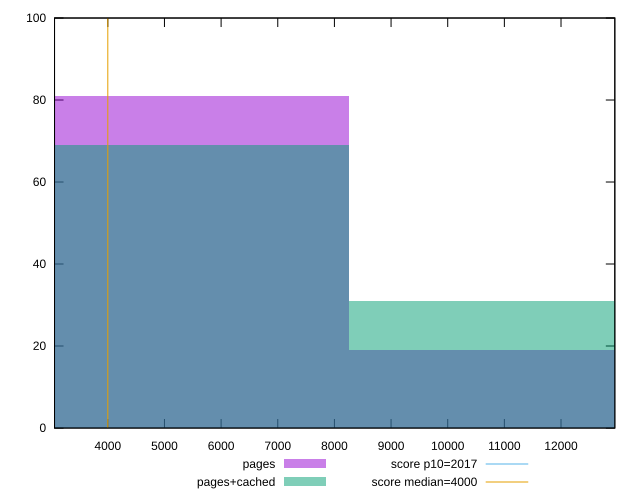

Write the gnuplot code that produced this figure.
reset

$pages <<EOF
5501.732152893593 81
11003.464305787185 19
EOF

$pagesCached <<EOF
5501.732152893593 69
11003.464305787185 31
EOF

set key outside below
set boxwidth 5501.732152893593
set xrange [3059.628:12949.835999999992]
set yrange [0:100]
set trange [0:100]
set style fill transparent solid 0.5 noborder

set parametric
set terminal svg size 640, 500 enhanced background rgb 'white'
set output "report_00013_2021-02-09T12-04-24.940Z/mainthread-work-breakdown/comparison/histogram/0_vs_1.svg"

plot $pages title "pages" with boxes, \
     $pagesCached title "pages+cached" with boxes, \
     2017,t title "score p10=2017", \
     4000,t title "score median=4000"

reset
